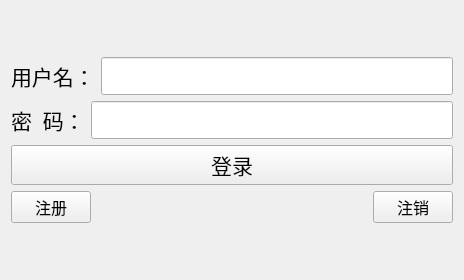
<?xml version="1.0" encoding="UTF-8"?>
<ui version="4.0">
 <class>TcpClient</class>
 <widget class="QWidget" name="TcpClient">
  <property name="geometry">
   <rect>
    <x>0</x>
    <y>0</y>
    <width>464</width>
    <height>280</height>
   </rect>
  </property>
  <property name="windowTitle">
   <string>网盘客户端</string>
  </property>
  <layout class="QVBoxLayout" name="verticalLayout_2">
   <item>
    <layout class="QVBoxLayout" name="verticalLayout">
     <item>
      <layout class="QHBoxLayout" name="horizontalLayout">
       <item>
        <widget class="QLabel" name="name_lb">
         <property name="font">
          <font>
           <family>Adobe Devanagari</family>
           <pointsize>16</pointsize>
          </font>
         </property>
         <property name="text">
          <string>用户名：</string>
         </property>
        </widget>
       </item>
       <item>
        <widget class="QLineEdit" name="name_le">
         <property name="font">
          <font>
           <family>Adobe Devanagari</family>
           <pointsize>16</pointsize>
          </font>
         </property>
         <property name="text">
          <string/>
         </property>
        </widget>
       </item>
      </layout>
     </item>
     <item>
      <layout class="QHBoxLayout" name="horizontalLayout_2">
       <item>
        <widget class="QLabel" name="pwd_lb">
         <property name="font">
          <font>
           <family>Adobe Devanagari</family>
           <pointsize>16</pointsize>
          </font>
         </property>
         <property name="text">
          <string>密  码：</string>
         </property>
        </widget>
       </item>
       <item>
        <widget class="QLineEdit" name="pwd_le">
         <property name="font">
          <font>
           <family>Adobe Devanagari</family>
           <pointsize>16</pointsize>
          </font>
         </property>
         <property name="text">
          <string/>
         </property>
         <property name="echoMode">
          <enum>QLineEdit::Password</enum>
         </property>
        </widget>
       </item>
      </layout>
     </item>
     <item>
      <widget class="QPushButton" name="login_pb">
       <property name="font">
        <font>
         <family>Adobe Devanagari</family>
         <pointsize>16</pointsize>
        </font>
       </property>
       <property name="text">
        <string>登录</string>
       </property>
       <property name="icon">
        <iconset resource="icon.qrc">
         <normaloff>:/icon/login.png</normaloff>:/icon/login.png</iconset>
       </property>
      </widget>
     </item>
     <item>
      <layout class="QHBoxLayout" name="horizontalLayout_3">
       <item>
        <widget class="QPushButton" name="regist_pb">
         <property name="font">
          <font>
           <family>Adobe Devanagari</family>
           <pointsize>12</pointsize>
          </font>
         </property>
         <property name="toolTip">
          <string/>
         </property>
         <property name="toolTipDuration">
          <number>-1</number>
         </property>
         <property name="text">
          <string>注册</string>
         </property>
         <property name="icon">
          <iconset resource="icon.qrc">
           <normaloff>:/icon/regist.png</normaloff>:/icon/regist.png</iconset>
         </property>
        </widget>
       </item>
       <item>
        <spacer name="horizontalSpacer">
         <property name="orientation">
          <enum>Qt::Horizontal</enum>
         </property>
         <property name="sizeHint" stdset="0">
          <size>
           <width>40</width>
           <height>20</height>
          </size>
         </property>
        </spacer>
       </item>
       <item>
        <widget class="QPushButton" name="logout_pb">
         <property name="font">
          <font>
           <family>Adobe Devanagari</family>
           <pointsize>12</pointsize>
          </font>
         </property>
         <property name="text">
          <string>注销</string>
         </property>
         <property name="icon">
          <iconset resource="icon.qrc">
           <normaloff>:/icon/logout.png</normaloff>:/icon/logout.png</iconset>
         </property>
        </widget>
       </item>
      </layout>
     </item>
    </layout>
   </item>
  </layout>
 </widget>
 <resources>
  <include location="icon.qrc"/>
 </resources>
 <connections/>
</ui>
